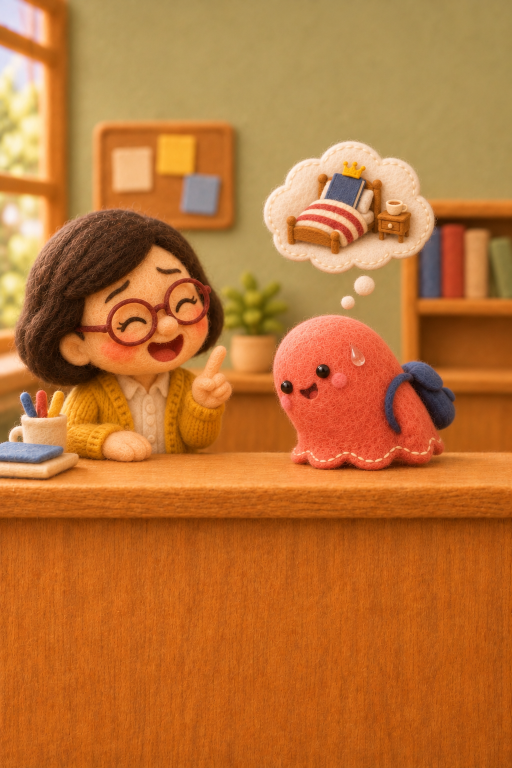
#> input picture docs/마케팅/LAB_계세요_mn_20261122/판/g12_153639.png, 1024 x 1536 px (shown at 1/2 size)
$ python -i '결과모으기.py'   (imports and definitions only)
#> lines starting #> are read from the running program, lines starting #| are printed output that depends on the picture
"""
「제2의 나」 사진 기반 아바타 시험 — 결과 페이지에 넣을 결과.json을 판 · 숫자에서 모은다 (2026-11-03).
숫자는 이 자리에서 다시 잰다(닮음.py와 같은 YuNet + SFace). 판 경로는 공용 작업본 .tmp/me2-20261102/ 아래, 유호님 실제 사진은 고정 얼굴 세트 폴더.

    python -I -X utf8 결과모으기.py <밖 결과.json>
"""
import glob
import json
import os
import sys

import cv2
import numpy as np

W = r"C:\Users\q1212\Documents\SYNK-appsscript\.tmp\me2-20261102"
D = r"C:\Users\q1212\Videos\한강2126_새판_20261009\재촬영_v40\기준그림\얼굴세트"
# [1 line that did not run here, left out]
# [1 line that did not run here, left out]
# [1 line that did not run here, left out]


def 하나(p, 쪽=None):
    im = cv2.imdecode(np.fromfile(p, np.uint8), 1)
    h, w = im.shape[:2]
    if max(h, w) > 1200:
        s = 1200 / max(h, w); im = cv2.resize(im, (int(w * s), int(h * s))); h, w = im.shape[:2]
    FD.setInputSize((w, h)); _, fs = FD.detect(im)
    fs = [f for f in fs if f[14] >= 0.7 and f[2] >= 0.06 * w]
    if 쪽 == "왼":
        f = min(fs, key=lambda f: f[0])
    elif 쪽 == "오른":
        f = max(fs, key=lambda f: f[0])
    else:
        f = max(fs, key=lambda f: f[2] * f[3])
    return FR.feature(FR.alignCrop(im, f))


닮 = lambda a, b: round(float(FR.match(a, b, cv2.FaceRecognizerSF_FR_COSINE)), 2)


def 결비(p):
    """셀카 한 장의 볼 잔결 태오 ÷ 학생(셀카결.py와 같은 셈 — 원본에서 얼굴 너비 256px, 회색 − 가우스 σ1.5의 표준편차)."""
    원 = cv2.imdecode(np.fromfile(p, np.uint8), 1)
#> 원 is the input picture: shape (1536, 1024, 3); mean B, G, R 53.1, 114.8, 187
    h, w = 원.shape[:2]
#> h = 1536; w = 1024
    s = min(1.0, 1200 / max(h, w))
#> s = 0.781
    작 = cv2.resize(원, (int(w * s), int(h * s)), interpolation=cv2.INTER_AREA) if s < 1 else 원
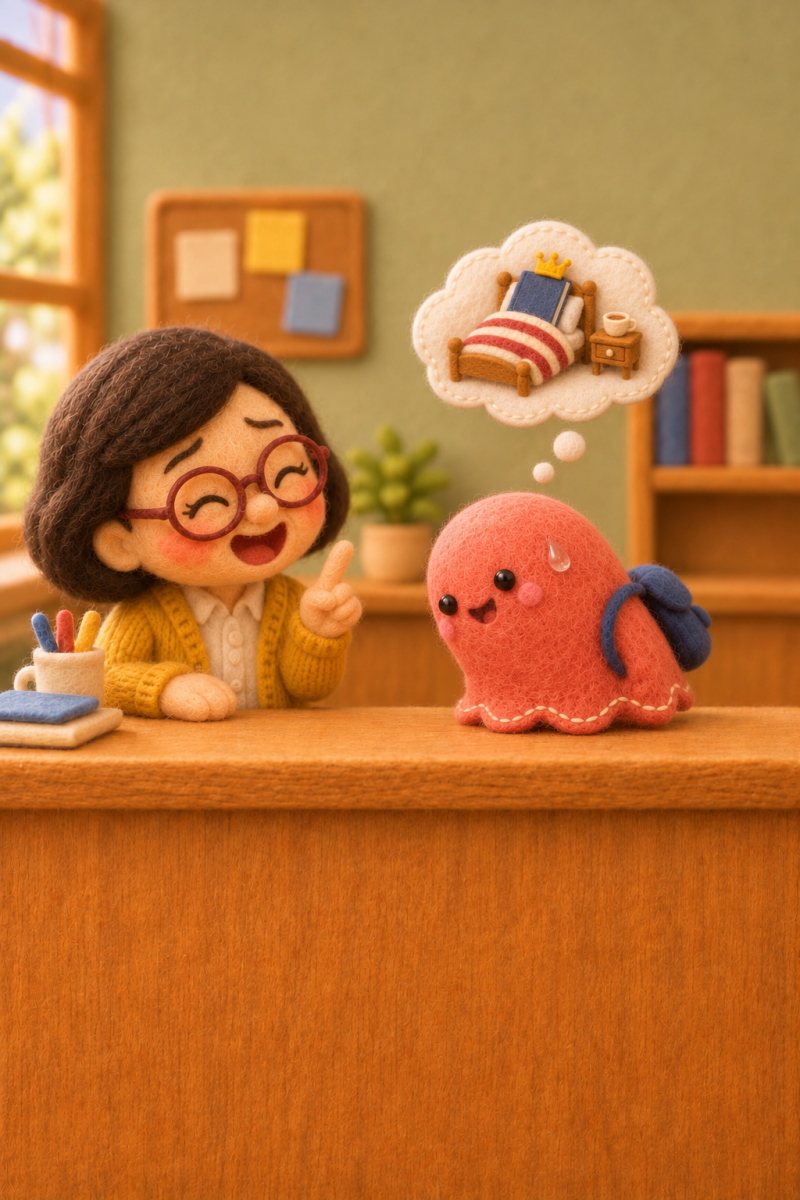
#> 작: shape (1200, 800, 3); mean B, G, R 53.1, 114.8, 187
#> (the run stopped early here; a loop or call above may not have finished)

$ run again, on docs/마케팅/LAB_계세요_mn_20261122/판/g3_153050.png
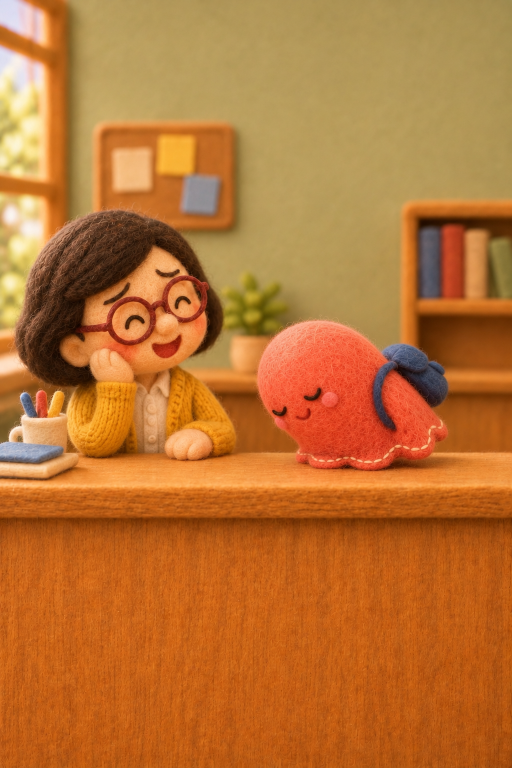
#> input picture docs/마케팅/LAB_계세요_mn_20261122/판/g3_153050.png, 1024 x 1536 px (shown at 1/2 size)
#> in 결비, 원 is the input picture: shape (1536, 1024, 3); mean B, G, R 51.9, 115, 185.9
#> in 결비, `작 = cv2.resize(원, (int(w * s), int(h * s)), interpolation=cv2.INTER_AR..`:
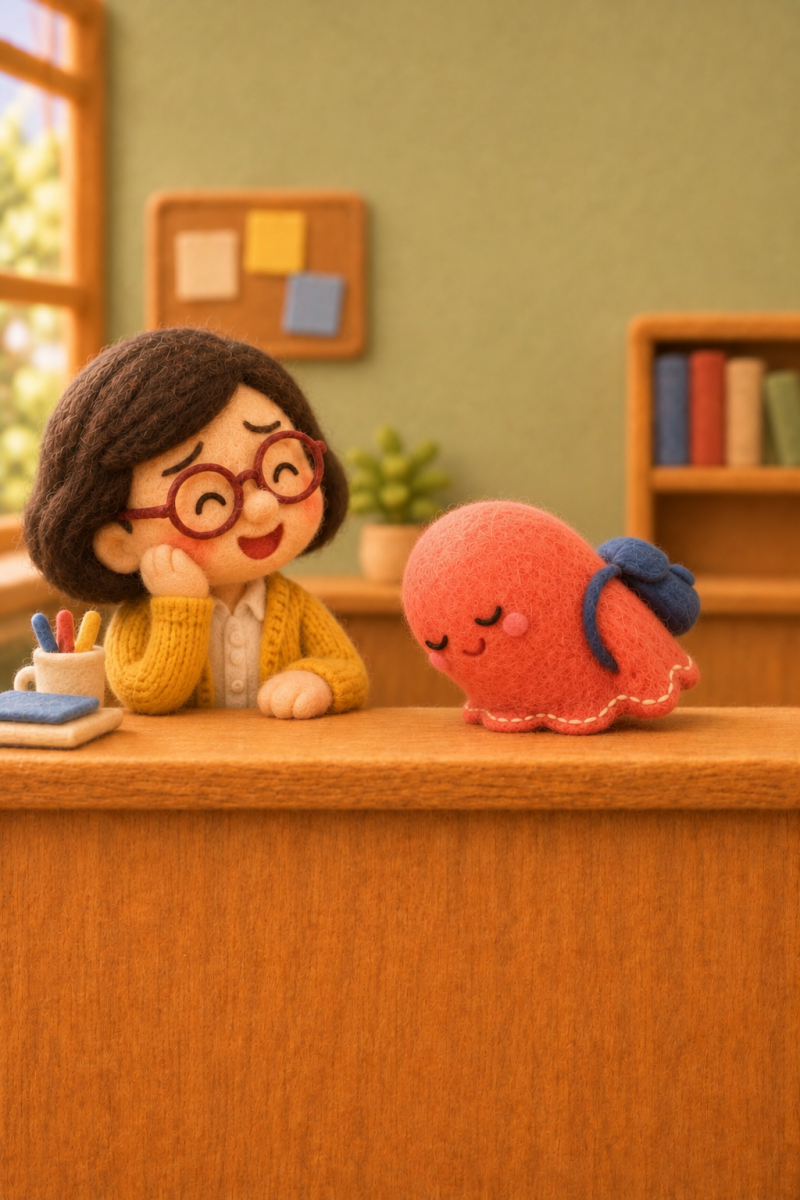
#> 작: shape (1200, 800, 3); mean B, G, R 51.9, 115, 185.9
